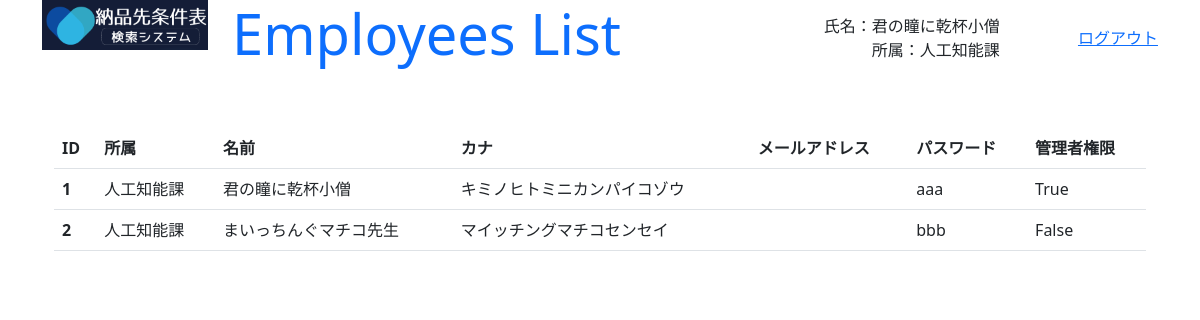
Before: /show_employees_list (signed in) with the older database file.
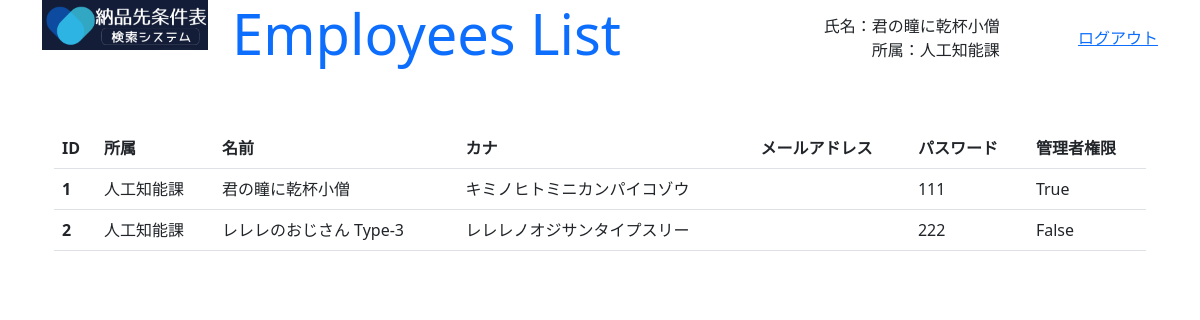
After: the same page with the newer database file.
### GreenLine/models.py (models this page shows)
class Employee(models.Model) :
    organization = models.ForeignKey(Organization, on_delete=models.CASCADE)
    name = models.CharField(max_length=200, default='')
    kana = models.CharField(max_length=200, default='')
    phone_regex = RegexValidator(regex=r'^[0-9]+$', message='電話番号は半角数字のみ入力できます')
    phone = models.CharField(validators=[phone_regex], max_length=200, default='')
    password = models.CharField(max_length=200, default='')
    auth = models.BooleanField(default=False)

class Organization(models.Model) :
    name = models.CharField(max_length=200, default='')

### GreenLine/views.py (the view)
# urls.py: path('show_employees_list', show_employees_list, name="show_employees_list"),
@csrf_exempt
def show_employees_list(request) :
    employee = get_employee(request, True)
    if not employee :
        return redirect('admin_login')
    params = {
        'title' : 'Employees List',
        'msg' : '',
        'name' : employee.name,
        'organizaion' : employee.organization.name,
        'list' : Employee.objects.all(),
    }
    return render(request, 'show_employees_list.html', params)

### GreenLine/views.py (called while the page is built)
def get_employee(request, auth_flg) :
    if not 'employee' in request.session :
        return None
    employee = Employee.objects.filter(id=request.session['employee']).first()
    if not employee :
        return None
    if auth_flg and not employee.auth :
        return None
    return employee

### GreenLine/templates/show_employees_list.html (shortened to what this page needs)
{% load static %}
<!doctype html>
<html lang="ja">
<head>
    <link href="https://cdn.jsdelivr.net/npm/bootstrap@5.3.0-alpha1/dist/css/bootstrap.min.css" rel="stylesheet">
</head>
<body class="container" style="height: 95vh;">
    <div class="row align-items-start">
        <div class="col-2"><img src="{% static 'title.png' %}" width="100%"></div>
        <div id="main_header" class="col-10 container" style="height: 10vh; padding-bottom: 10px;">
            <div class="row align-items-center">
            <div class="col-6 text-start"><h1 class="display-4 text-primary">{{ title }}</h1></div>
            <div class="col-4 container">
                <div class="row"><div class="col text-end">氏名：{{ name }}</div></div>
                <div class="row"><div class="col text-end">所属：{{ organizaion }}</div></div>
            </div>
            <div class="col-2 container">
                <div class="row"><div class="col text-end"><a href="{% url 'admin_login' %}">ログアウト</a></div></div>
            </div>
            </div>
        </div>
    </div>
    <div id="employees_list" class="container mt-5">
        <table class=table>
            <thead>
                <tr>
                    <th scope="col">ID</th>
                    <th scope="col">所属</th>
                    <th scope="col">名前</th>
                    <th scope="col">カナ</th>
                    <th scope="col">メールアドレス</th>
                    <th scope="col">パスワード</th>
                    <th scope="col">管理者権限</th>
                </tr>
            </thead>
            <tbody>
            {% for e in list %}
                <tr>
                    <th scope="row">{{ e.id }}</th>
                    <td>{{ e.organization.name }}</td>
                    <td>{{ e.name }}</td>
                    <td>{{ e.kana }}</td>
                    <td>{{ e.mail }}</td>
                    <td>{{ e.password }}</td>
                    <td>{{ e.auth }}</td>
                </tr>
            {% endfor %}
            </tbody>
        </table>
    </div>
</body>
</html>

Changed rows visible on the page:
changed Employee "君の瞳に乾杯小僧": password "aaa" → "111"
changed Employee "False": name "まいっちんぐマチコ先生" → "レレレのおじさん Type-3"; kana "マイッチングマチコセンセイ" → "レレレノオジサンタイプスリー"; password "bbb" → "222"
